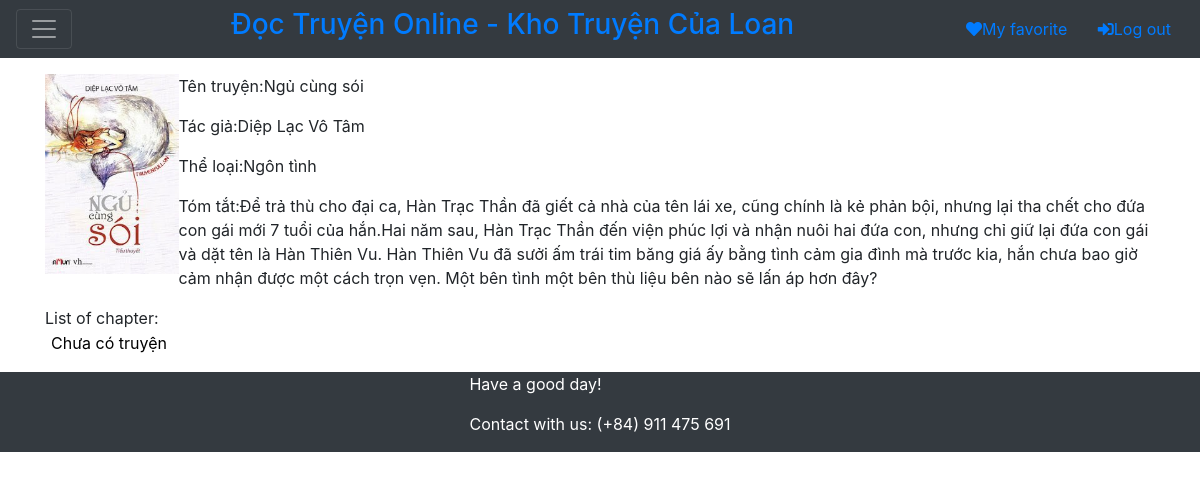
The page /view/Content.php?id=4 (signed in) on the database its author committed.
### tables this page shows
create table content(
id int auto_increment primary key,
noChap int,
nameChap varchar(50),
content text,
idStory int,
FOREIGN KEY (idStory) REFERENCES products(id)
);

create table products(
id int auto_increment primary key,
proName varchar(30),
author varchar(50),
type varchar(30),
img varchar(100),
details text);

### view/content.php (the view, shortened to what this page needs)
<?php
    require_once '../database/connectdatabase.php';
    $id = $_GET['id'];
    $sql = "SELECT C.idStory ,C.nameChap, P.proName, P.author, P.type, P.img, P.details, C.id
	FROM products as P, content as C
	WHERE P.id = C.idStory and
	C.idStory = ".$id.";";
	$content=$db->query($sql)->fetch_all();
?>
<html>
<head>
    <link rel="stylesheet" type="text/css" href="../css/sheetStyle.css">
	<link rel="stylesheet" href="https://stackpath.bootstrapcdn.com/bootstrap/4.3.1/css/bootstrap.min.css">
	<link rel="stylesheet" href="https://use.fontawesome.com/releases/v5.4.2/css/all.css">
</head>
<body>
    <?php require_once 'header.php'; ?>
    <div class="container">
        <div>
            <p><?php
                $j=0;
                for($i=0; $i<count($content); $i++){
        	        if($id == $content[$i][0]){
        	        	$j=$i;
        	        }
                }
                echo '<div style="display:flex; justify-content: space-between;"><img src="../img/'.$content[$j][5].'">';
                echo '<div>';
                    echo '<p> Tên truyện:'.$content[$j][2].'</p>';
                    echo '<p>Tác giả:'.$content[$j][3].'</p>';
                    echo '<p>Thể loại:'.$content[$j][4].'</p>';
                    echo '<p>Tóm tắt:'.$content[$j][6].'</p>';
                echo '</div></div>';
                echo "List of chapter: ";
                echo "<form action='detail_content.php' method='get'>";
                for($i=0; $i<count($content); $i++){
                    if($id == $content[$i][0]){
                        echo '<p><button style="border:none; background:none" name="chapter" value="'.$content[$i][1].'">'.$content[$i][1].'</button></p>';
                    }
                }
                echo "</form>";
            ?></p>
        </div>
    </div>
    <?php require_once 'footer.php'?>
</body>
</html>

### view/content.php (style rules this page uses)
img { height: 200px; width: 150px; }

### rows shown on the page
content: idStory.img (picture), idStory.proName "Ngủ cùng sói", idStory.author "Diệp Lạc Vô Tâm", idStory.type "Ngôn tình", idStory.details "Để trả thù cho đại ca, Hàn Trạc Thần đã giết cả nhà của tên lái xe, cũng chính là kẻ phản bội, nhưng lại tha chết cho đứa con gái mới 7 tuổi của hắn.Hai năm sau, Hàn Trạc Thần đến viện phúc lợi và nhận nuôi hai đứa con, nhưng chỉ giữ lại đứa con gái và dặt tên là Hàn Thiên Vu. Hàn Thiên Vu đã sưởi ấm trái tim băng giá ấy bằng tình cảm gia đình mà trước kia, hắn chưa bao giờ cảm nhận được một cách trọn vẹn. Một bên tình một bên thù liệu bên nào sẽ lấn áp hơn đây?", nameChap "Chưa có truyện"
